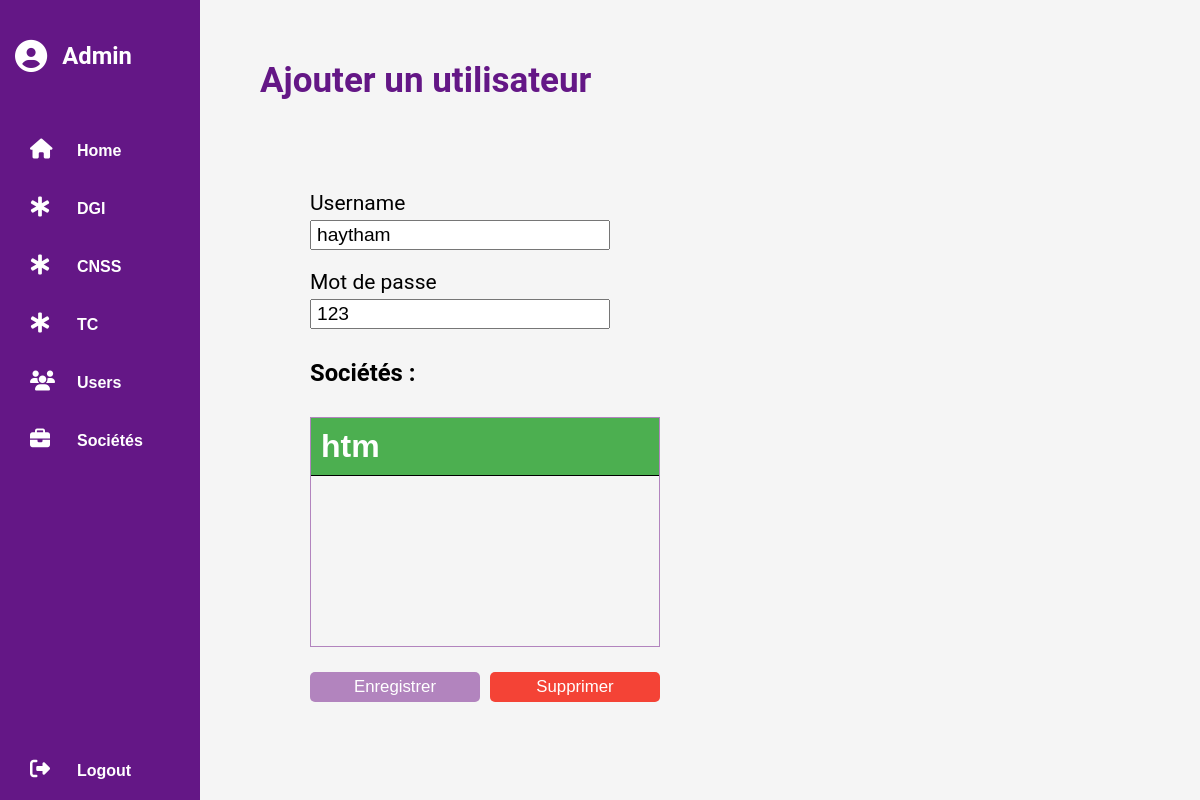
The page /admin/add-user.php?id=2 (signed in) on the database its author committed.
### tables this page shows
CREATE TABLE IF NOT EXISTS `users` (
  `id` int NOT NULL AUTO_INCREMENT,
  `username` varchar(50) NOT NULL,
  `password` varchar(50) NOT NULL,
  `isAdmin` tinyint(1) NOT NULL,
  PRIMARY KEY (`id`)
);

CREATE TABLE IF NOT EXISTS `user_society` (
  `id` int NOT NULL AUTO_INCREMENT,
  `id_user` int NOT NULL,
  `id_society` int NOT NULL,
  PRIMARY KEY (`id`),
  KEY `id_society` (`id_society`),
  KEY `id_user` (`id_user`)
);

CREATE TABLE IF NOT EXISTS `society` (
  `id` int NOT NULL AUTO_INCREMENT,
  `name` varchar(50) NOT NULL,
  PRIMARY KEY (`id`)
);

### admin/add-user.php (the view, shortened to what this page needs)
<?php
include '../includes/header-admin.php';
if (isset($_GET['id'])) {
    $user = $db->query('SELECT * FROM users WHERE id = ' . $_GET['id'])->fetch();
    $societies = $db->query('SELECT id_society FROM user_society WHERE id_user = ' . $_GET['id']);
}
?>
<!DOCTYPE html>
<html lang="en">
<head>
</head>
<body>
    <main>
        <div class="container">
            <div class="header">
                <h1>Ajouter un utilisateur</h1>
            </div>
            <div class="content">
                <form class="add-user" action="add-user.php" method="post" onsubmit="if(this.submitted) return validateForm();">
                    <div class="form-group">
                        <label for="username">Username</label>
                        <input type="text" name="username" id="username" class="form-control" value="<?php if (isset($_GET['id']))
                                                                                                            echo $user['username'];
                                                                                                        ?>">
                    </div>
                    <div class="form-group">
                        <label for="password">Mot de passe</label>
                        <input type="<?php if (isset($_GET['id']))
                                            echo "text";
                                        else
                                            echo "password";
                                        ?>" name="password" id="password" class="form-control" value="<?php if (isset($_GET['id']))
                                                                                                            echo $user['password'];
                                                                                                        ?>">
                    </div>
                    <div class="societies">
                        <h2>Sociétés :</h2>
                        <?php
                        if (isset($_GET['id'])) {
                            $societies = $db->query(
                                'SELECT * FROM society s LEFT JOIN user_society u ON s.id = u.id_society where u.id_society is NULL or s.id in (SELECT id_society FROM user_society WHERE id_user = ' . $_GET['id'] . ') ORDER BY s.name'
                            );
                        } else {
                            $societies = $db->query('SELECT * FROM society s LEFT JOIN user_society u ON s.id = u.id_society where u.id_society is NULL');
                        }
                        echo '<div class="societies-text">';
                        if ($societies->rowCount() == 0) {
                            echo '<h4>Aucune société n\'a été trouvée</h4>';
                        } else {
                            while ($society = $societies->fetch()) {
                                echo '<div class="society"> <input type="checkbox" name="societies[]" id="' . $society[0] . '" value="' . $society[0] . '" value="' . $society[0] . '"';
                                echo '> <label for="' . $society[0] . '">' . $society['name'] . '</label></div>';
                            }
                        }
                        echo '</div>'
                        ?>
                    </div>
                    <div class="register-div">
                        <?php
                        if (isset($_GET['id'])) {
                            echo '<button type="submit" name="update" class="submit-btn" onclick="this.form.submitted=true">Enregistrer</button>';
                            echo '<button type="submit" name="delete" class="delete-btn" onclick="this.form.submitted=false">Supprimer</button>';
                        } else {
                            echo '<button type="submit" name="register" class="submit-btn" onclick="this.form.submitted=true">Enregistrer</button>';
                        }
                        ?>
                    </div>
                </form>
            </div>
        </div>
    </main>
</body>
</html>

### css/admin-style.css (style rules this page uses)
* { margin: 0; padding: 0; box-sizing: border-box; }
body { font-family: 'Roboto', sans-serif; font-size: 14px; background: #f5f5f5; }
main { position: absolute; top: 0; left: 200px; width: calc(100% - 200px); height: 100%; }
.header h1 { font-size: 2.5em; font-weight: bold; color: #641786; margin-bottom: 20px; }
.container { height: 100%; padding: 60px; }
.header { display: flex; justify-content: space-between; width: calc(100% - 150px); gap: 30px; }
.content { margin-top: 70px; padding-left: 50px; display: flex; flex-direction: column; justify-content: center; gap: 30px; padding-bottom: 50px; }
.content h2 { font-size: 2.5em; }
.add-user { display: flex; flex-direction: column; gap: 20px; }
.societies { display: flex; flex-direction: column; gap: 10px; }
.form-group { width: 300px; }
.form-group input { display: block; height: 30px; width: 100%; margin-top: 5px; font: 1.2rem sans-serif; padding: 5px; }
.register-div { display: flex; justify-content: center; align-items: center; width: 350px; gap: 10px; }
.submit-btn { height: 30px; width: 60%; background: #b284be; color: #fff; border: none; border-radius: 5px; cursor: pointer; font-size: 1.2em; margin-top: 5px; }
.delete-btn { height: 30px; width: 60%; background: #f44336; color: #fff; border: none; border-radius: 5px; cursor: pointer; font-size: 1.2em; margin-top: 5px; }
.form-group label { display: inline-block; font-size: 1.5em; }
.societies { display: flex; flex-direction: column; gap: 30px; }
.societies-text { width: 350px; height: 230px; border: 1px solid #b284be; overflow-y: auto; }
.society { display: flex; width: 100%; }
.societies h2 { font-size: 1.7em; margin-top: 10px; }
.societies label { font: bold 2rem sans-serif; border-bottom: 1px solid #000; width: 100%; padding: 10px; }
.societies input:checked + label { background: #4CAF50; color: #fff; }

### rows shown on the page
users: username "haytham", password "123"
user_society: id_society.name "htm"
